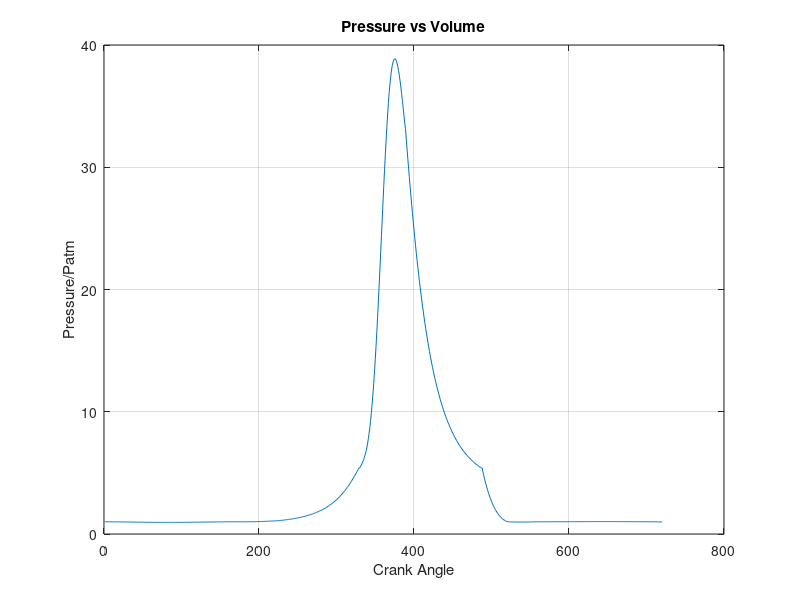
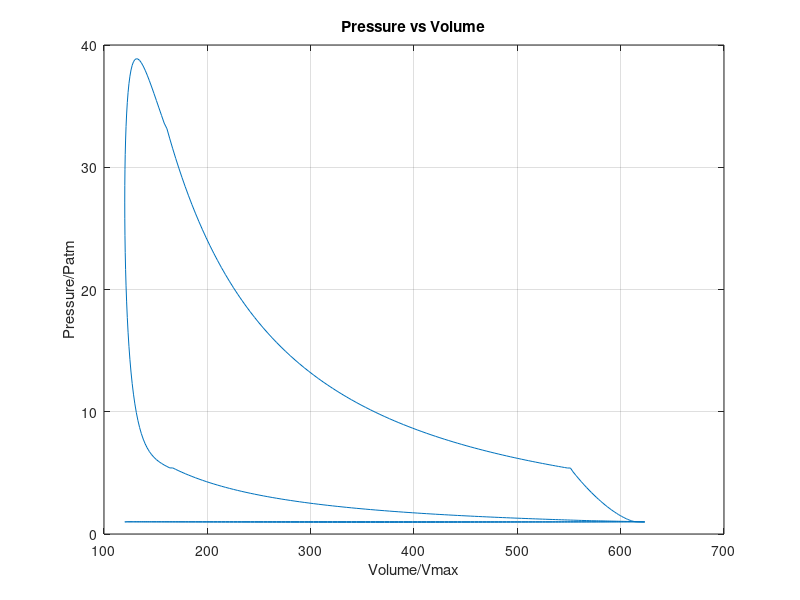

The MATLAB source for these figures, in order:
clear all; clc

%% Load Necessary Data
load('part1.mat') 

%% Variables and constants
%%Constants
vol = total_volume0; 
Taf = 300; %% kelvin
yi =  1.3;
yc = 1.25;
ye = 1.48;
R = 287; %% gas constant of air (J/kg * Kelvin)
phi = 1;
CBF = 0.96; 
AFR = 14.7; 
Qhv = 43.5e6; %% J/kg
cv = R/(yc - 1); %% J/kg*k
a = 5;
m = 2;
 
%%Per Engine
d_in_valve = 0.4*bore; %% mm
d_out_valve = 0.4*bore; %% mm
dt = (1/(rpm*2*pi/60))*(pi/180); %% seconds
Cd = 0.7; %% check unit
At = (pi/4)*(d_in_valve)^2; 
Pe = 1 * p_atm; %% pascal
Pi = 1 * p_atm; %% pascal
A_cyl = (pi/4) * bore^2;

intake_start = 1;
intake_end = 222;
compression_start = 223;
compression_end = 329;
combustion_start = 330;
combustion_end = 389;
expansion_start = 390;
expansion_end = 487;
exhaust_start = 488;
exhaust_end = 720;

%%Variables
temp = zeros(1, length(crank_angle)); 
pressure = zeros(1, length(crank_angle));
mass = zeros(1, length(crank_angle));
xb = zeros(1, combustion_end - combustion_start);

error = inf;
tolerence= 1e-2;
counter = 0;

pressure(compression_start) = Pi;
temp(compression_start) = Taf; 
mi = (pressure(compression_start) * vol(compression_start)) / (R * temp(compression_start));
mf = mi / (1 + AFR/phi);

while error > tolerence
    counter = counter + 1;
    %% Compression Numerical Analysis
    mass(compression_start:expansion_end) = mi;
    for i = (compression_start + 1):compression_end
        pressure(i) = (pressure(compression_start) * (vol(compression_start))^yi) / ((vol(i))^yi);
        temp(i) = (pressure(i) * vol(i)) / (mi * R);
    end

    %% Combustion Numerical Analysis
    pressure(combustion_start) = pressure(compression_end);
    temp(combustion_start) = temp(compression_end);
    
    temp(combustion_end) = (CBF * mf * Qhv) / (mi * cv) + temp(combustion_start);
    pressure(combustion_end) = (mi * R * temp(combustion_end)) / (vol(combustion_end));
    
    for i = (combustion_start):(combustion_end - 1)
        xb(i) = 1 - exp(-a * ((crank_angle(i) - combustion_start) / (combustion_end - combustion_start))^(m + 1));
        pressure(i) = (xb(i) * ((pressure(combustion_end) * vol(combustion_end)^yc) - ...
            (pressure(combustion_start) * vol(combustion_start)^yc)) + ...
            pressure(combustion_start) * vol(combustion_start)^yc) / (vol(i)^yc);
    end

    %% Expansion Numerical Analysis
    for i = (expansion_start):expansion_end
        pressure(i) = (pressure(combustion_end) * vol(combustion_end)^ye) / (vol(i)^ye);
        temp(i) = (pressure(i) * vol(i)) / (mi * R);
    end
    
    %% Exhaust Numerical Analysis
    mass(exhaust_start) = mi;
    
    pressure(exhaust_start) = pressure(expansion_end);
    temp(exhaust_start) = temp(expansion_end);
    
    %pressure(exhaust_start)= (((temp(expansion_end) * mi *R)/vol(exhaust_start))^(ye))*(1/(pressure(expansion_end)^(ye-1)));
    %temp(exhaust_start)= (pressure(exhaust_start)*vol(exhaust_end)/(mi*R));

    for i = (exhaust_start + 1):exhaust_end
      mass(i)=real(mass(i-1)-(dt*((Cd*At*pressure(i-1))/(sqrt((pressure(i-1)*vol(i-1))/mass(i-1))))*((Pe/pressure(i-1))^(1/ye))*((((2*ye)/(ye-1))*(1-(Pe/pressure(i-1))^((ye-1)/ye)))^0.5)));
      pressure(i) = ((((temp(i-1))*(mass(i))*R)/(vol(i)))^ye) * (1/((pressure(i-1))^(ye-1)));
      temp(i) = (pressure(i)*(vol(i)))/(R*mass(i));
    end

    %% Intake Numerical Analysis
    mass(intake_start) = mass(exhaust_end);
    
    pressure(intake_start) = pressure(exhaust_end);
    temp(intake_start) = temp(exhaust_end);
    
    for i = (intake_start + 1):intake_end    
        mass(i)=real(mass(i-1)+(dt*((Cd*At*pressure(i-1))/(sqrt(R*Taf)))*((pressure(i-1)/Pi)^(1/yi))*((((2*yi)/(yi-1))*(1-(pressure(i-1)/Pi)^((yi-1)/yi))).^0.5)));
        xr = mass(exhaust_end)/mass(i);
        temp(i) = xr*temp(exhaust_end) + ((1- xr))*Taf;
        pressure(i) = (mass(i)*R*temp(i))/vol(i);
    end

    % Calculate error based on the temperature change
    error = abs(temp(intake_end) - temp(compression_start));
    temp(compression_start) = temp(intake_end);
    pressure(compression_start) = pressure(intake_end);
    mi = (pressure(compression_start) * vol(compression_start)) / (R * temp(compression_start));

    mass(compression_start) = mi;
    
    % Debugging output
    fprintf("Iteration: %d, Error: %.6f, Temp: %.2f\n", counter, error, temp(intake_end));
end

%% Force Calculation
fprintf("Converged with error %.6f after %d iterations\n", error, counter);

F_atm = p_atm * A_cyl;
Fg = pressure * A_cyl;


%% Plotting Pressure vs theta
figure;  % Create a new figure window
plot(crank_angle, pressure/p_atm);
xlabel('Crank Angle');  % Label for x-axis
ylabel('Pressure/Patm'); % Label for y-axis 
title('Pressure vs Volume'); % Title of the plot
grid on;  % Add grid for better readability

%% Plotting Pressure vs Volume
figure;  % Create a new figure window
plot(vol*10^6, pressure/p_atm);
xlabel('Volume/Vmax');  % Label for x-axis
ylabel('Pressure/Patm'); % Label for y-axis 
title('Pressure vs Volume'); % Title of the plot
grid on;  % Add grid for better readability

%% saving data
save('part2.mat', 'pressure', 'F_atm', 'Fg')
disp('donee')
disp('stable1.1')